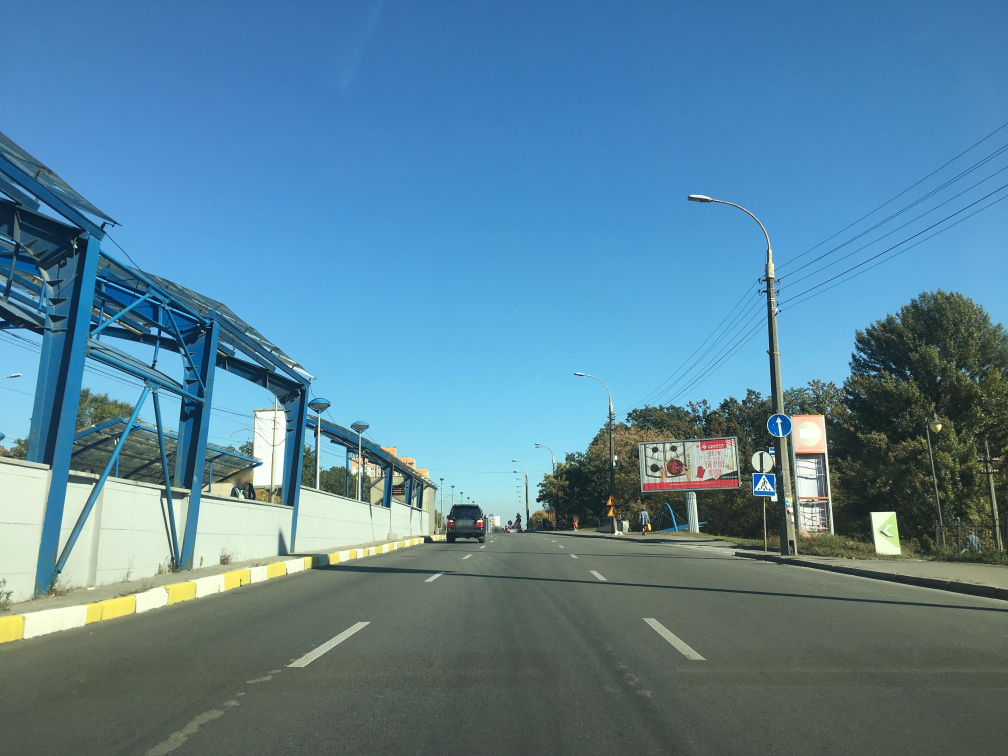
#> input picture data/raw/subset-IPA-AIA-crossing/00010042_ayVAxp8dvnLy-YWsCGjFuQ.jpg, 4032 x 3024 px (shown at 1/4 size)
$ python paper_figures.py
#> lines starting #> are read from the running program, lines starting #| are printed output that depends on the picture; after the words box and inside, x2 and y2 are one past the last pixel; in counts of white or black regions, pixels touching at a corner belong together
#> in main, img is the input picture: shape (3024, 4032, 3); mean B, G, R 153.6, 131.5, 89.2
### src/detection.py
"""Detection of pedestrian-crossing signs in a single image.

The detector extracts the connected components of the preprocessed mask,
keeps the ones that are large enough and roughly rectangular (the sign
plate), then looks inside each cropped candidate for a triangular shape
that matches a reference triangle template.
"""

from dataclasses import dataclass
from pathlib import Path

import cv2
import numpy as np

from annotations import Rect
from config import DetectionParams
from geometry import is_rectangular, is_triangle
from preprocessing import binarize_crop_method1, binarize_crop_method2, candidate_mask


@dataclass
class Detection:
    """A detected sign: bounding box in full-image coordinates and its shape-match score."""

    rect: Rect
    match_score: float


def load_triangle_contour(template_path: Path) -> np.ndarray:
    """Extract the reference triangle contour from the template image."""
    template = cv2.imread(str(template_path))
    if template is None:
        raise FileNotFoundError(f"Cannot read triangle template: {template_path}")

    gray = cv2.cvtColor(template, cv2.COLOR_BGR2GRAY)
    _, binary = cv2.threshold(gray, 0, 255, cv2.THRESH_BINARY | cv2.THRESH_OTSU)
    binary = cv2.morphologyEx(
        binary, cv2.MORPH_OPEN, cv2.getStructuringElement(cv2.MORPH_RECT, (15, 15))
    )

    contours, _ = cv2.findContours(binary, cv2.RETR_LIST, cv2.CHAIN_APPROX_NONE)
    if not contours:
        raise ValueError(f"No contour found in triangle template: {template_path}")
    # The template contains a single triangle: take the largest contour
    return max(contours, key=cv2.contourArea)


# [49 lines left out: function detect_signs, not called in this run]

### src/paper_figures.py
"""Regenerate every figure referenced by docs/paper/report.tex.

The pipeline figures are produced from one example image of the dataset,
keeping the exact file names used in the paper; the results figures
(running precision/recall and precision-recall curves) are produced by
running both detection methods on the whole dataset.

Usage (from the repository root):
    python src/paper_figures.py                  # all figures
    python src/paper_figures.py --skip-results   # only the pipeline figures
"""

import argparse
from pathlib import Path

import cv2
import numpy as np

from annotations import load_ground_truth
from config import DEFAULT_DATA_DIR, DEFAULT_TEMPLATE, PROJECT_ROOT, DetectionParams
from detection import detect_signs, load_triangle_contour
from evaluation import EvaluationCounters, evaluate_image
from geometry import is_rectangular, is_triangle
from preprocessing import binarize_crop_method1, binarize_crop_method2
from plots import (
    INK_PRIMARY,
    INK_SECONDARY,
    SEQUENTIAL_LIGHT,
    SERIES_1,
    SERIES_2,
    _precision_recall_points,
    _style_axes,
    average_precision,
    plt,
)

PAPER_DIR = PROJECT_ROOT / "docs" / "paper"
DEFAULT_EXAMPLE = "00010042_ayVAxp8dvnLy-YWsCGjFuQ.jpg"


def save_image(path: Path, img: np.ndarray, max_width: int = 1600) -> None:
    """Save an image, downscaling to `max_width` to keep the paper light."""
#> called with max_width = 1600
    if img.shape[1] > max_width:
        scale = max_width / img.shape[1]
#> scale = 0.397
        img = cv2.resize(img, None, fx=scale, fy=scale, interpolation=cv2.INTER_AREA)
#> img: shape (1200, 1600, 3)
    path.parent.mkdir(parents=True, exist_ok=True)
    cv2.imwrite(str(path), img)


def _rect_kernel(size: int) -> np.ndarray:
    return cv2.getStructuringElement(cv2.MORPH_RECT, (size, size))


def generate_preprocessing_figures(img: np.ndarray) -> np.ndarray:
    """Save the full-image preprocessing figures; returns the final binary mask.

    Mirrors preprocessing.candidate_mask step by step so that every
    intermediate result can be exported.
    """
    save_image(PAPER_DIR / "originale.jpg", img)

    smoothed = cv2.GaussianBlur(img, (17, 27), 0)
    smoothed = cv2.medianBlur(smoothed, 9)
    save_image(PAPER_DIR / "image" / "rumore.jpg", smoothed)

    hsv = cv2.cvtColor(smoothed, cv2.COLOR_BGR2HSV)
#> hsv: shape (3024, 4032, 3); mean H, S, V 81.7, 106, 160.4
    h, s, v = cv2.split(hsv)
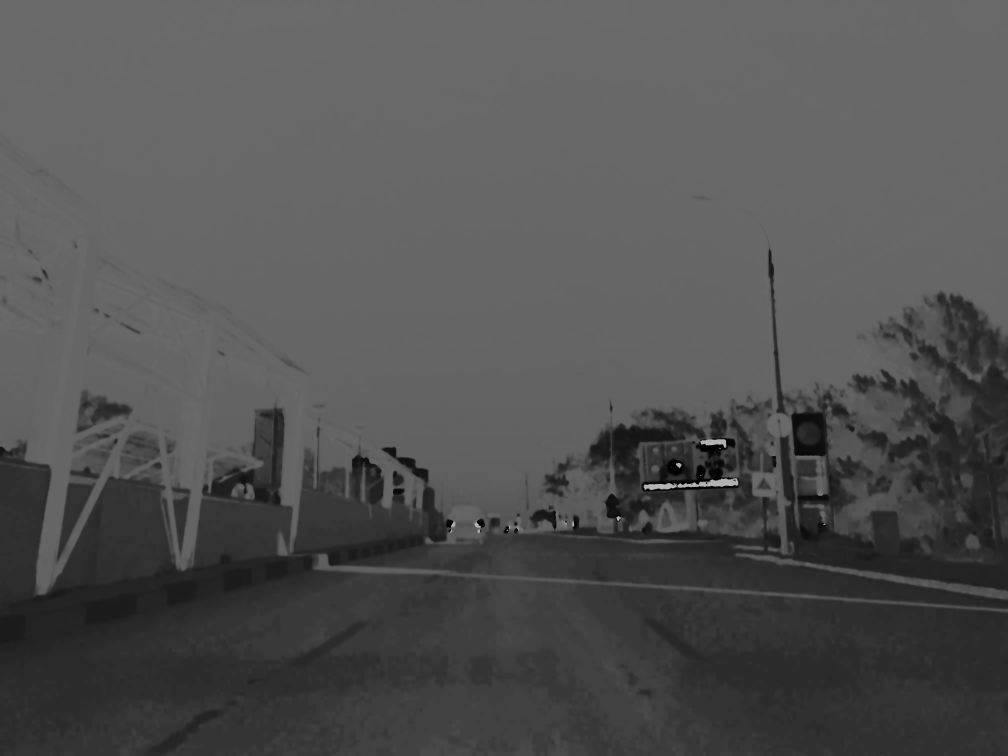
#> h: shape (3024, 4032) (shown at 1/4 size); min 0, max 179, mean 81.7
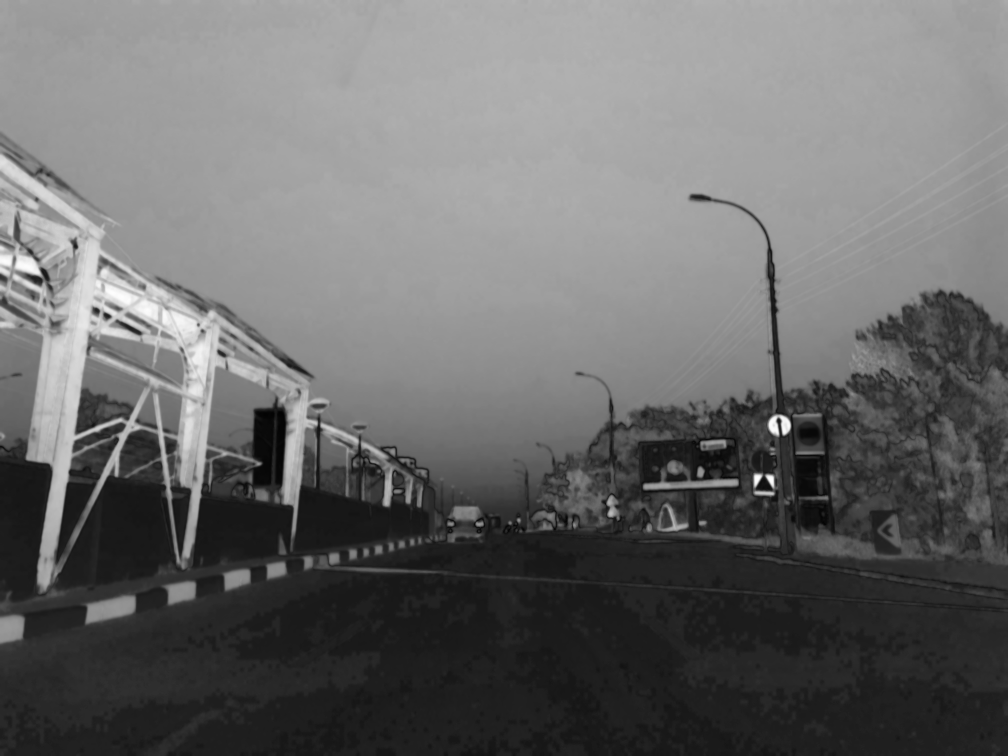
#> s: shape (3024, 4032) (shown at 1/4 size); min 0, max 254, mean 106
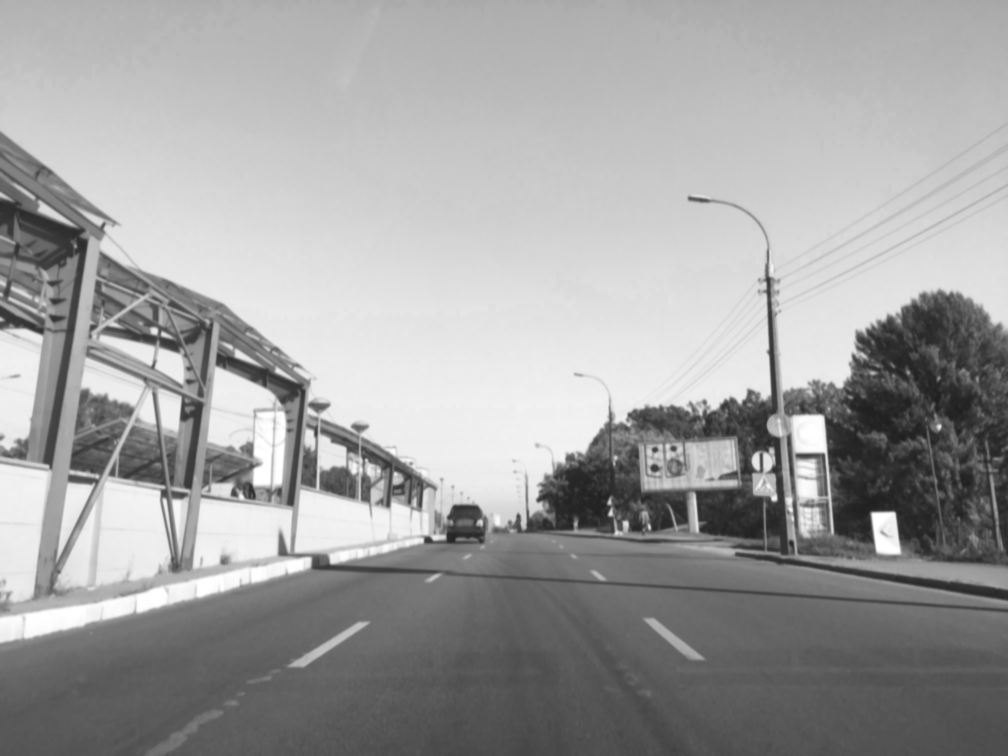
#> v: shape (3024, 4032) (shown at 1/4 size); min 30, max 255, mean 160.4

    save_image(PAPER_DIR / "image" / "precl.jpg", v)
    clahe = cv2.createCLAHE(clipLimit=6, tileGridSize=(8, 8))
    v = clahe.apply(v)
    save_image(PAPER_DIR / "image" / "postcl.jpg", v)

    save_image(PAPER_DIR / "image" / "preth.jpg", s)
    s = cv2.morphologyEx(s, cv2.MORPH_TOPHAT, _rect_kernel(75))
    save_image(PAPER_DIR / "image" / "postth.jpg", s)

    enhanced_bgr = cv2.cvtColor(cv2.merge([h, s, v]), cv2.COLOR_HSV2BGR)
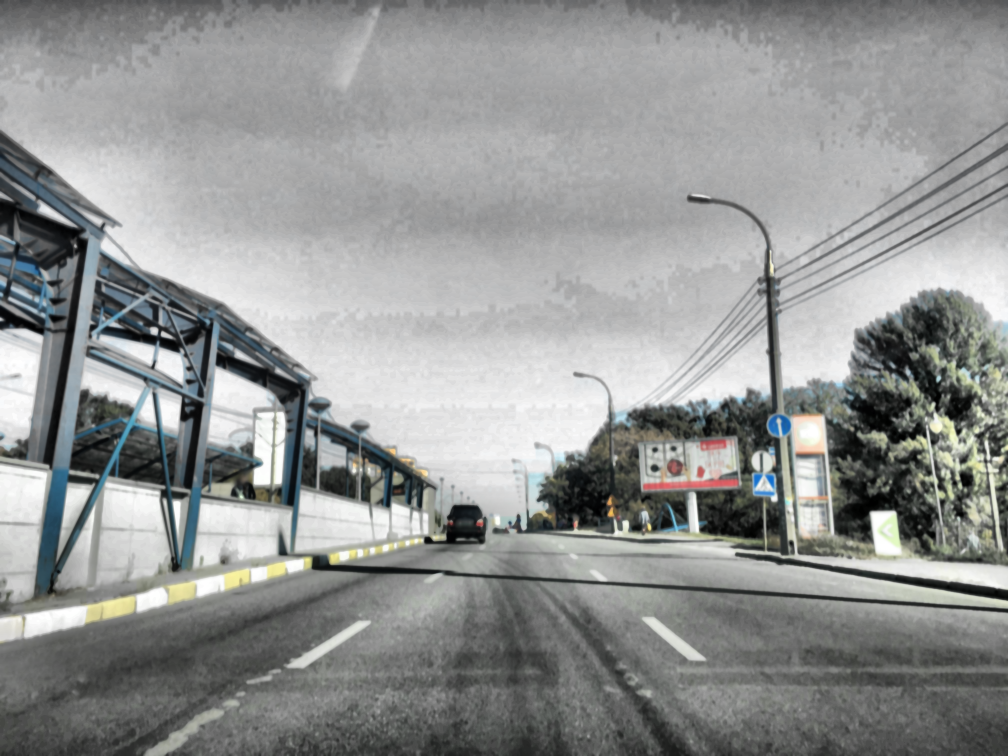
#> enhanced_bgr: shape (3024, 4032, 3) (shown at 1/4 size); mean B, G, R 146.7, 147.5, 145.7
    save_image(PAPER_DIR / "bgrpost.jpg", enhanced_bgr)

    lab = cv2.cvtColor(enhanced_bgr, cv2.COLOR_BGR2Lab)
#> lab: shape (3024, 4032, 3); mean of channels 0, 1, 2 153.5, 127.2, 128.2
    mask = cv2.inRange(lab, (20, 40, 50), (220, 140, 118))
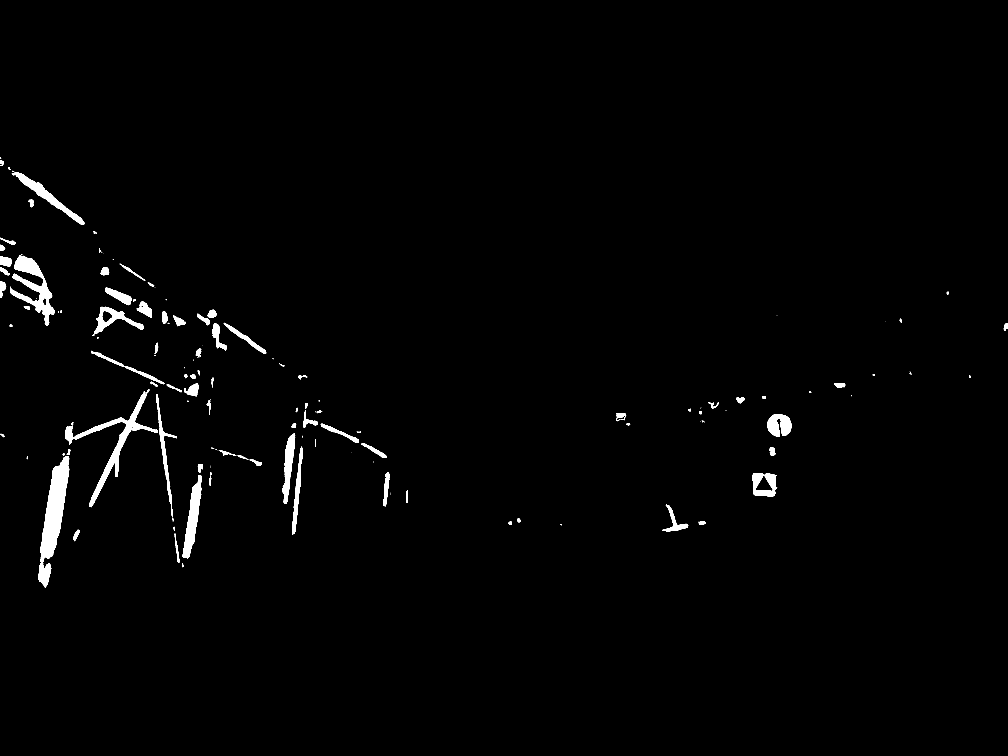
#> mask: shape (3024, 4032) (shown at 1/4 size); 1.3% white; 215 white regions (109 under 20 px), largest, box (x1, y1, x2, y2) and area: (161, 1824, 277, 2248) 24104, (298, 1557, 631, 2028) 16636, (40, 1020, 220, 1302) 15943
    save_image(PAPER_DIR / "image" / "binar.jpg", mask)

    mask = cv2.morphologyEx(mask, cv2.MORPH_CLOSE, _rect_kernel(30))
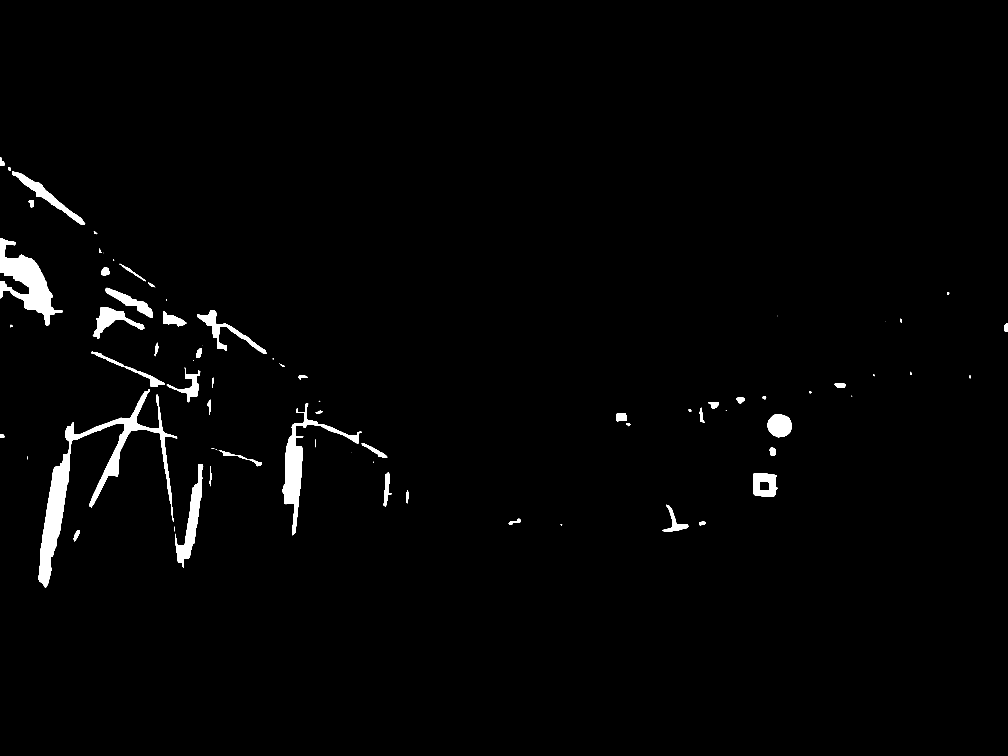
#> mask: shape (3024, 4032) (shown at 1/4 size); 1.6% white; 80 white regions (21 under 20 px), largest, box (x1, y1, x2, y2) and area: (155, 1558, 709, 2351) 55422, (0, 952, 249, 1303) 31418, (1131, 1613, 1445, 2141) 23121
    save_image(PAPER_DIR / "close.jpg", mask)
    return mask


# [151 lines left out: functions find_detected_candidate, generate_method1_figures, generate_method2_figures, run_method, plot_running_metrics, plot_pr_curve, not called in this run]


def main() -> int:
    parser = argparse.ArgumentParser(description="Regenerate the figures of the paper")
    parser.add_argument("--data-dir", type=Path, default=DEFAULT_DATA_DIR)
    parser.add_argument("--template", type=Path, default=DEFAULT_TEMPLATE)
    parser.add_argument(
        "--image", default=DEFAULT_EXAMPLE, help="Dataset image used for the pipeline figures"
    )
    parser.add_argument(
        "--skip-results", action="store_true", help="Skip the dataset runs (results figures)"
    )
    args = parser.parse_args()

    params = DetectionParams()
    example_path = args.data_dir / args.image
    img = cv2.imread(str(example_path))
    if img is None:
        raise FileNotFoundError(f"Cannot read example image: {example_path}")

    print(f"Generating pipeline figures from {args.image}...")
    mask = generate_preprocessing_figures(img)
    triangle_contour = load_triangle_contour(args.template)
    candidate = find_detected_candidate(img, mask, triangle_contour, params)
    generate_method2_figures(img, candidate)
    generate_method1_figures(img, candidate)

    if not args.skip_results:
        print("Running method 1 on the whole dataset...")
        counters1, history1 = run_method(1, args.data_dir, args.template, params)
        plot_running_metrics(history1, PAPER_DIR / "PRM1.png")
        aupr1 = plot_pr_curve(counters1, PAPER_DIR / "precision-recall-metodo1.png")
        print(
            f"  method 1: precision {counters1.precision:.2f}%  "
            f"recall {counters1.recall:.2f}%  AUPR {aupr1:.3f}"
        )

        print("Running method 2 on the whole dataset...")
        counters2, history2 = run_method(2, args.data_dir, args.template, params)
        plot_running_metrics(history2, PAPER_DIR / "PRM2.png")
        aupr2 = plot_pr_curve(counters2, PAPER_DIR / "precision-recall-metodo2.png")
        print(
            f"  method 2: precision {counters2.precision:.2f}%  "
            f"recall {counters2.recall:.2f}%  AUPR {aupr2:.3f}"
        )

    print(f"Figures saved to {PAPER_DIR}")
    return 0


if __name__ == "__main__":
#> (the run stopped early here; a loop or call above may not have finished)
